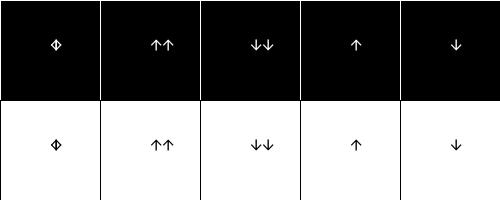
Frame 1 (no input)
Frame 60 (the mouse pressed at the canvas centre just before this capture): identical to frame 1, image omitted
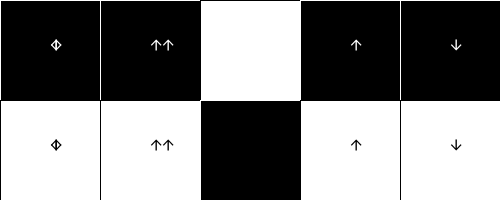
Frame 120 (the mouse held since frame 60 and released just before this capture)

The Processing sketch that drew these frames (run headless with seeded random() and noise(); from frame 60 on, the mouse is pressed at the canvas centre):

// Processing sketch: processing_80376
// ── processing_80376.pde

//Sarah Anderson, seanders
//hw7a, dag buttons
color  black, white;
//false is black, true is white
boolean [] topSq ={false,false,false,false,false};
boolean [] botSq ={true,true,true,true,true};


void setup()
{
size (500,200); 
black= color(0);
white=color(255);
}

void draw()
{ 
background(180);  
drawButtons();

}

void mousePressed()
{
//Top 1  
if(dist(50,50,mouseX,mouseY)<=50)
  {
    topSq[0]=true;
  }
//Bot 1
if(dist(50,150,mouseX,mouseY)<=50)
  {
    botSq[0]=false;
  }
//Top 3
if(dist(250,50,mouseX,mouseY)<=50)
  {
    topSq[2]=!topSq[2];
  } 
//Bot 3
if(dist(250,150,mouseX,mouseY)<=50)
  {
    botSq[2]=!botSq[2];
  }  
//Top 5
if(dist(450,50,mouseX,mouseY)<=50)
  {
    topSq[4]=true;
  } 
//Bot 5
if(dist(450,150,mouseX,mouseY)<=50)
  {
    botSq[4]=false;
  }
}

void mouseReleased(){
//Top 1  
if(dist(50,50,mouseX,mouseY)<=50)
  {
    topSq[0]=false;
  } 
//Bot 1
if(dist(50,150,mouseX,mouseY)<=50)
  {
    botSq[0]=true;
  }
//Top 2
if(dist(150,50,mouseX,mouseY)<=50)
  {
    topSq[1]=!topSq[1];
  } 
//Bot 2
if(dist(150,150,mouseX,mouseY)<=50)
  {
    botSq[1]=!botSq[1];
  } 
//Top 4 
if(dist(350,50,mouseX,mouseY)<=50)
  {
    topSq[3]=true;
  }
//Bot 4
if(dist(350,150,mouseX,mouseY)<=50)
  {
    botSq[3]=false;
  }
}



void drawButtons()
{
drawTopSq();  
drawBotSq();
drawTopText(white);  
drawBotText(black);  
}


void drawTopSq()
{
  int x=0;
  for (int i=0; i<topSq.length; i++){  
    if(topSq[i]==false){
      fill(0);
      stroke(255);  
    }
    if(topSq[i]==true){
      fill(255);
      stroke(0);  
    }
  rect(x,0,100,100);
  x+=100;
  }
}

void drawBotSq()
{
int x=0;
  for (int i=0; i<botSq.length; i++){  
    if(botSq[i]==false){
      fill(0);
      stroke(255);  
    }
    if(botSq[i]==true){
      fill(255);
      stroke(0);  
    }
  rect(x,100,100,100);
  x+=100;
  }
}

void drawTopText(color colW)
{
textSize(20); 
fill(colW);
text("↑", 50,50);
text("↓", 50, 50);
text("↑↑", 150, 50);
text("↓↓", 250, 50);
text("↑", 350, 50);
text("↓", 450, 50);
}
void drawBotText(color colB)
{
fill(colB);
text("↑", 50,150);
text("↓", 50, 150);
text("↑↑", 150, 150);
text("↓↓", 250, 150);
text("↑", 350, 150);
text("↓", 450, 150);
}
